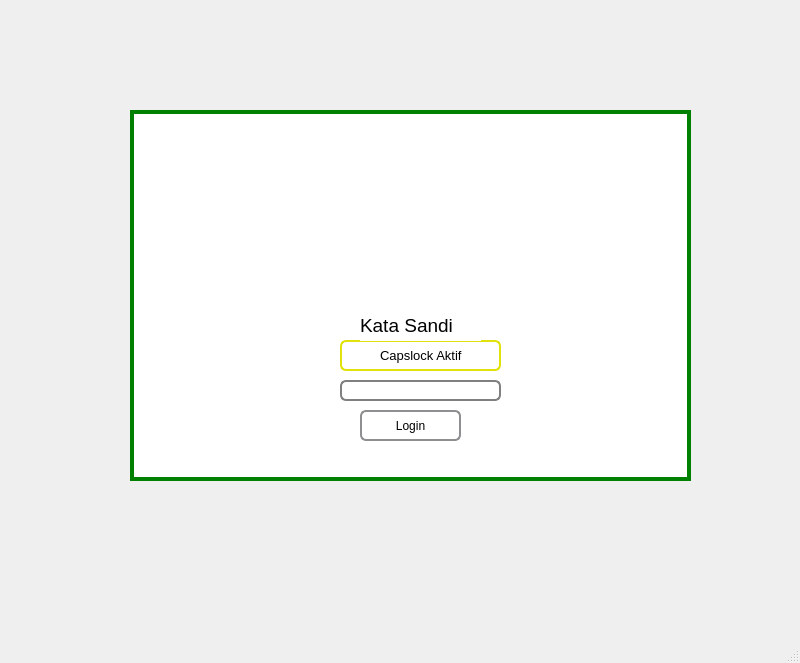
<?xml version="1.0" encoding="UTF-8"?>
<ui version="4.0">
 <class>MainWindow</class>
 <widget class="QMainWindow" name="MainWindow">
  <property name="geometry">
   <rect>
    <x>0</x>
    <y>0</y>
    <width>800</width>
    <height>663</height>
   </rect>
  </property>
  <property name="windowTitle">
   <string>MainWindow</string>
  </property>
  <widget class="QWidget" name="centralwidget">
   <widget class="QFrame" name="frame">
    <property name="geometry">
     <rect>
      <x>130</x>
      <y>110</y>
      <width>561</width>
      <height>371</height>
     </rect>
    </property>
    <property name="styleSheet">
     <string notr="true">
QFrame {
    border: 4px solid green;
	background-color: rgb(255, 255, 255);
}

QLabel{
border:0px;}</string>
    </property>
    <property name="frameShape">
     <enum>QFrame::StyledPanel</enum>
    </property>
    <property name="frameShadow">
     <enum>QFrame::Raised</enum>
    </property>
    <widget class="QLabel" name="label">
     <property name="geometry">
      <rect>
       <x>180</x>
       <y>10</y>
       <width>201</width>
       <height>191</height>
      </rect>
     </property>
     <property name="text">
      <string/>
     </property>
     <property name="pixmap">
      <pixmap resource="../data/ui/logo.qrc">:/newPrefix/logo.png</pixmap>
     </property>
     <property name="scaledContents">
      <bool>true</bool>
     </property>
    </widget>
    <widget class="QLineEdit" name="password">
     <property name="geometry">
      <rect>
       <x>210</x>
       <y>270</y>
       <width>161</width>
       <height>21</height>
      </rect>
     </property>
     <property name="focusPolicy">
      <enum>Qt::StrongFocus</enum>
     </property>
     <property name="styleSheet">
      <string notr="true">border: 2px solid gray;
border-radius: 6px;
padding: 0 8px;

selection-background-color: darkgray;</string>
     </property>
     <property name="text">
      <string/>
     </property>
    </widget>
    <widget class="QPushButton" name="loginButton">
     <property name="geometry">
      <rect>
       <x>230</x>
       <y>300</y>
       <width>101</width>
       <height>31</height>
      </rect>
     </property>
     <property name="styleSheet">
      <string notr="true">QPushButton {
    border: 2px solid #8f8f91;
    border-radius: 6px;
    background-color: qlineargradient(x1: 0, y1: 0, x2: 0, y2: 1,
                                      stop: 0 #f6f7fa, stop: 1 #dadbde);
    min-width: 80px;
}

QPushButton:pressed {
    background-color: qlineargradient(x1: 0, y1: 0, x2: 0, y2: 1,
                                      stop: 0 #dadbde, stop: 1 #f6f7fa);
}

QPushButton:flat {
    border: none; /* no border for a flat push button */
}

QPushButton:default {
    border-color: navy; /* make the default button prominent */
}</string>
     </property>
     <property name="text">
      <string>Login</string>
     </property>
    </widget>
    <widget class="QGroupBox" name="groupBox">
     <property name="geometry">
      <rect>
       <x>210</x>
       <y>230</y>
       <width>161</width>
       <height>31</height>
      </rect>
     </property>
     <property name="styleSheet">
      <string notr="true">QGroupBox {
border:2px solid;
border-color: rgb(225, 225, 11);
border-radius: 6px;
padding: 0 8px;

}</string>
     </property>
     <property name="title">
      <string/>
     </property>
     <widget class="QLabel" name="capslock">
      <property name="geometry">
       <rect>
        <x>15</x>
        <y>5</y>
        <width>21</width>
        <height>21</height>
       </rect>
      </property>
      <property name="text">
       <string/>
      </property>
      <property name="pixmap">
       <pixmap>../data/ui/keyboard-capslock-svgrepo-com.svg</pixmap>
      </property>
      <property name="scaledContents">
       <bool>true</bool>
      </property>
     </widget>
     <widget class="QLabel" name="label_3">
      <property name="geometry">
       <rect>
        <x>40</x>
        <y>5</y>
        <width>111</width>
        <height>21</height>
       </rect>
      </property>
      <property name="font">
       <font>
        <pointsize>11</pointsize>
       </font>
      </property>
      <property name="text">
       <string>&lt;html&gt;&lt;head/&gt;&lt;body&gt;&lt;p&gt;&lt;span style=&quot; font-size:10pt;&quot;&gt;Capslock Aktif&lt;/span&gt;&lt;/p&gt;&lt;/body&gt;&lt;/html&gt;</string>
      </property>
     </widget>
     <zorder>label_3</zorder>
     <zorder>capslock</zorder>
    </widget>
    <widget class="QLabel" name="label_2">
     <property name="geometry">
      <rect>
       <x>230</x>
       <y>200</y>
       <width>121</width>
       <height>31</height>
      </rect>
     </property>
     <property name="text">
      <string>&lt;html&gt;&lt;head/&gt;&lt;body&gt;&lt;p&gt;&lt;span style=&quot; font-size:14pt;&quot;&gt;Kata Sandi&lt;/span&gt;&lt;/p&gt;&lt;/body&gt;&lt;/html&gt;</string>
     </property>
    </widget>
   </widget>
  </widget>
  <widget class="QStatusBar" name="statusbar"/>
 </widget>
 <resources>
  <include location="../data/ui/logo.qrc"/>
  <include location="../data/ui/logo.qrc"/>
  <include location="../data/ui/logo.qrc"/>
  <include location="../data/ui/logo.qrc"/>
  <include location="../data/ui/logo.qrc"/>
 </resources>
 <connections/>
</ui>
